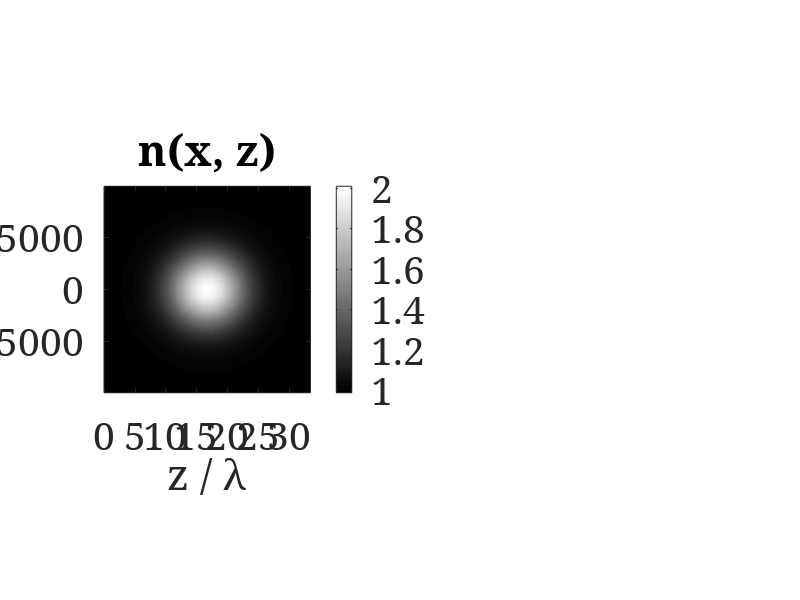

Write the MATLAB code that produced this figure. (Note: this script raises an error after producing the figure.)
%% preconfiguration
set(0, 'DefaultAxesFontSize', 28);
set(0, 'DefaultFigureColor', 'w');
set(0,'defaultAxesFontName', 'serif')
set(0, 'DefaultLineLineWidth', 3);
clc

% 2D solver of eikonal equation
wavelength = 500e-9;
k = 2*pi/wavelength;
Nx = 2000;
Nz = 2000;
chi = zeros(Nx, Nz);
hx = 1e1*wavelength;
oversampling = 600;
hz = hx / oversampling;
Lx = Nx*hx;
Lz = Nz*hz;

% get grid
x = (-Nx/2:Nx/2-1)*hx;
z = (0:Nz-1)*hz;

% boundary condition
% case 1: plane wave
chi(:,1) = ones;

% case 2: grin lens
n = 1 + 1*exp( -( (x.^2/(5e6*hx).^2)' + ...
    ((z-Nz*hz/2)/(25e6*hz)^2).^2)/(2*(10*hx).^2));

figure(1), clf
subplot(1,2,1)
imagesc(z/wavelength, x/wavelength, n, [0.99 2.01])
yticks( [-5000 0 5000] )
axis square
xlabel('z / \lambda')
ylabel('x / \lambda')
colormap gray
colorbar
title('n(x, z)')

%% eikonal solver

for jj = 2:Nz
    max( getGradient(chi(:,jj-1), hx).^2 )
    chi(:,jj) = chi(:,jj-1) + ...
        hz * sqrt( n(:,jj).^2 - abs(getGradient(chi(:,jj-1), hx)).^2 );
end

%% visualization

figure(1)
subplot(1,2,2)
imagesc( z, x, mod( k*(chi - chi(:,1)), 2*pi ) )
axis square off
h = colorbar;
h.Ticks = [0 2*pi-1e-1];
h.TickLabels = {'0', '2\pi'};
h2 = gca;
h2.Colormap = hsv;
title('mod( k \cdot \chi, 2\pi)')
hold on
h3 = rectangle('Position',[Lz/4 -Lx/4 Lz/2 Lx/2],'Curvature',[1,1],'EdgeColor','w','LineWidth',4);
hold off

%% sanity check: from the estimated wavefront, we can retrieve the refractive index
% (by means of the eikonal equation)

n_est = sqrt(( ( chi(2:end,1:end-1)-chi(1:end-1,1:end-1) )/hx).^2 + ...
             ( ( chi(1:end-1,2:end)-chi(1:end-1,1:end-1) )/hz).^2);

figure(4)
subplot(3,1,1)
imagesc(n_est)
axis image off
colorbar
colormap jet
title('forward model')

subplot(3,1,2)
imagesc(n)
axis image off
colorbar
colormap jet
title('ground truth')

subplot(3,1,3)
imagesc( abs(n_est - n(1:end-1,1:end-1)) ./ n(1:end-1,1:end-1) * 100, [0 1] )
axis image off
colorbar
colormap jet
title('rel. error [%]')

%% compare to projection approximation

chi_proj = cumsum(n, 2)*hz;
chi_proj = chi_proj(:,end) - chi_proj(:,1);
chi_eik = (chi(:,end)-chi(:,1));

figure(5), clf
plot(x, k*chi_eik,'k')
hold on
plot(x, k*chi_proj,'g--')
grid on
axis square
title('rel. phase shift')

%% compute residuum

residuum = norm(n_est - n(1:end-1,1:end-1), 'fro') / norm(n(1:end-1,1:end-1), 'fro')

function dq = getGradient(q, hx)

dq = 0*q;
dq(2:end) = (q(2:end) - q(1:end-1))/hx;
dq(1) = dq(2);

end
